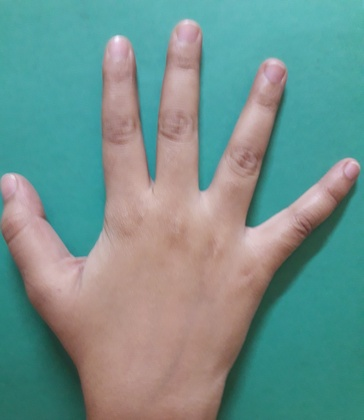
%> input picture Lab10/img3.jpg, 364 x 420 px, shrunk from 3096 x 3574 before the run
$ octave code.m   (GNU Octave 9; MATLAB toolbox functions it lacks are replaced by stand-ins)
%> lines starting %> are read from the running program, lines starting %| are printed output that depends on the picture; in (x1, y1, x2, y2) boxes, pixels count from 0 and x2, y2 are one past the last pixel; in counts of white or black regions, pixels touching at a corner belong together; the program's own positions count from 1
A=imread('img3.jpg');
%> A is the input picture: size 420x364x3 uint8; mean R, G, B 113, 146.2, 141.2
A=rgb2gray(A);
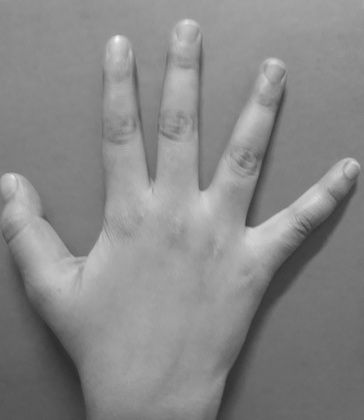
%> A: size 420x364 uint8; min 46, max 249, mean 135.7
A=im2bw(A);
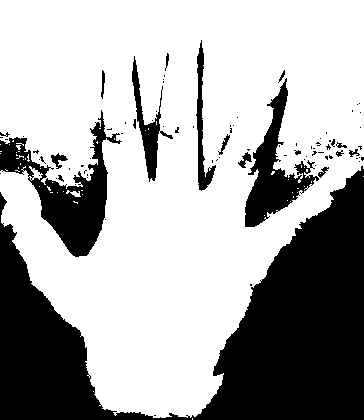
%> A: size 420x364 logical; 67.1% white; 85 black regions (65 under 20 px), largest, box (x1, y1, x2, y2) and area: (0, 166, 364, 420) 37954, (0, 110, 122, 257) 5624, (245, 78, 319, 227) 3632
B=[1 1 1 1 1 1 1;];
C=padarray(A,[0 1],1);
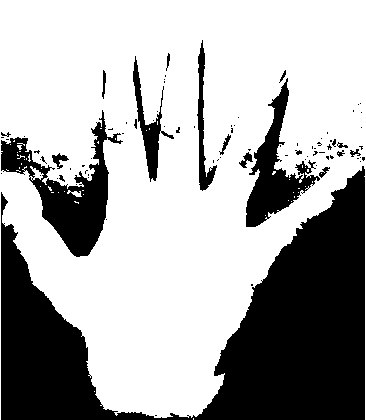
%> C: size 420x366 logical; 67.3% white; 85 black regions (65 under 20 px), largest, box (x1, y1, x2, y2) and area: (1, 166, 365, 420) 37954, (1, 110, 123, 257) 5624, (246, 78, 320, 227) 3632
Erode=false(size(A));
for i=1:size(C,1)
    for j=1:size(C,2)-6
        L=C(i,j:j+6);
        K=find(B==1);
       if(L(K)==1)
        Erode(i,j)=1;
        end
    end
end
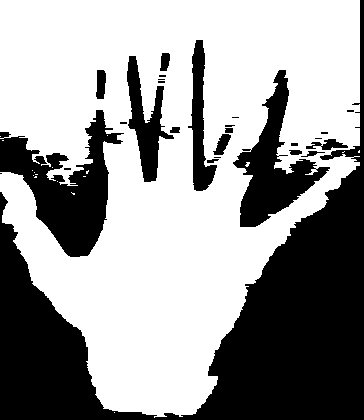
%> Erode: size 420x364 logical; 61.5% white; 27 black regions (12 under 20 px), largest, box (x1, y1, x2, y2) and area: (0, 0, 364, 420) 40545, (0, 110, 124, 257) 7652, (233, 70, 330, 227) 5253
I=Erode;
imshow(A-I);
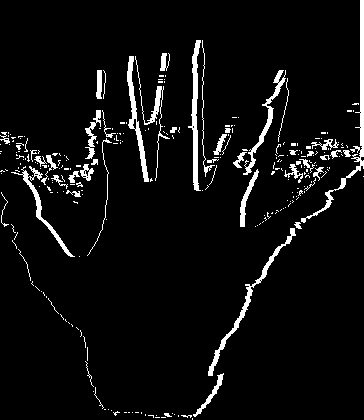
%> displayed picture: size 420x364, on the screen's scale of 0 to 255; 5.6% white; 273 white regions (223 under 20 px), largest, box (x1, y1, x2, y2) and area: (301, 0, 364, 223) 1014, (188, 40, 201, 191) 761, (208, 228, 296, 376) 749
